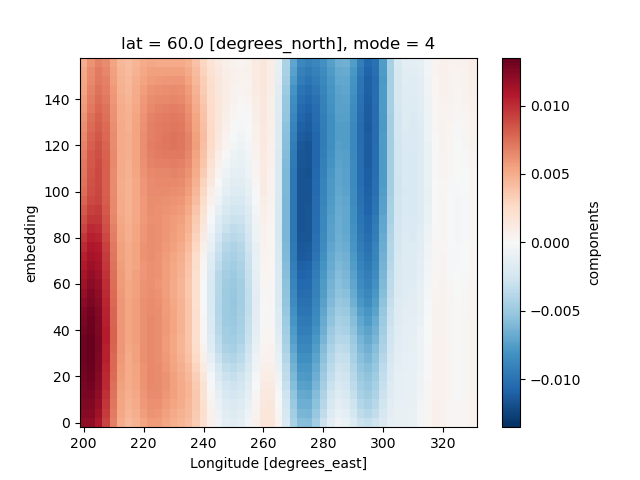

Generate this figure with Python:
"""
Extented EOF analysis
=====================

This example demonstrates Extended EOF (EEOF) analysis on ``xarray`` tutorial
data. EEOF analysis, also termed as Multivariate/Multichannel Singular
Spectrum Analysis, advances traditional EOF analysis to capture propagating
signals or oscillations in multivariate datasets. At its core, this
involves the formulation of a lagged covariance matrix that encapsulates
both spatial and temporal correlations. Subsequently, this matrix is
decomposed to yield its eigenvectors (components) and eigenvalues (explained variance).

Let's begin by setting up the required packages and fetching the data:
"""

import xarray as xr
import xeofs as xe
import matplotlib.pyplot as plt

xr.set_options(display_expand_data=False)

# %%
# Load the tutorial data.
t2m = xr.tutorial.load_dataset("air_temperature").air


# %%
# Prior to conducting the EEOF analysis, it's essential to determine the
# structure of the lagged covariance matrix. This entails defining the time
# delay ``tau`` and the ``embedding`` dimension. The former signifies the
# interval between the original and lagged time series, while the latter
# dictates the number of time-lagged copies in the delay-coordinate space,
# representing the system's dynamics.
# For illustration, using ``tau=4`` and ``embedding=40``, we generate 40
# delayed versions of the time series, each offset by 4 time steps, resulting
# in a maximum shift of ``tau x embedding = 160``. Given our dataset's
# 6-hour intervals, tau = 4 translates to a 24-hour shift.
# It's obvious that this way of constructing the lagged covariance matrix
# and subsequently decomposing it can be computationally expensive. For example,
# given our dataset's dimensions,

t2m.shape

# %%
# the extended dataset would have 40 x 25 x 53 = 53000 features
# which is much larger than the original dataset's 1325 features.
# To mitigate this, we can first preprocess the data using PCA / EOF analysis
# and then perform EEOF analysis on the resulting PCA / EOF scores. Here,
# we'll use ``n_pca_modes=50`` to retain the first 50 PCA modes, so we end
# up with 40 x 50 = 200 (latent) features.
# With these parameters set, we proceed to instantiate the ``ExtendedEOF``
# model and fit our data.

model = xe.models.ExtendedEOF(
    n_modes=10, tau=4, embedding=40, n_pca_modes=50, use_coslat=True
)
model.fit(t2m, dim="time")
scores = model.scores()
components = model.components()
components

# %%
# A notable distinction from standard EOF analysis is the incorporation of an
# extra ``embedding`` dimension in the components. Nonetheless, the
# overarching methodology mirrors traditional EOF practices. The results,
# for instance, can be assessed by examining the explained variance ratio.

model.explained_variance_ratio().plot()
plt.show()

# %%
# Additionally, we can look into the scores; let's spotlight mode 4.

scores.sel(mode=4).plot()
plt.show()

# %%
# In wrapping up, we visualize the corresponding EEOF component of mode 4.
# For visualization purposes, we'll focus on the component at a specific
# latitude, in this instance, 60 degrees north.

components.sel(mode=4, lat=60).plot()
plt.show()
